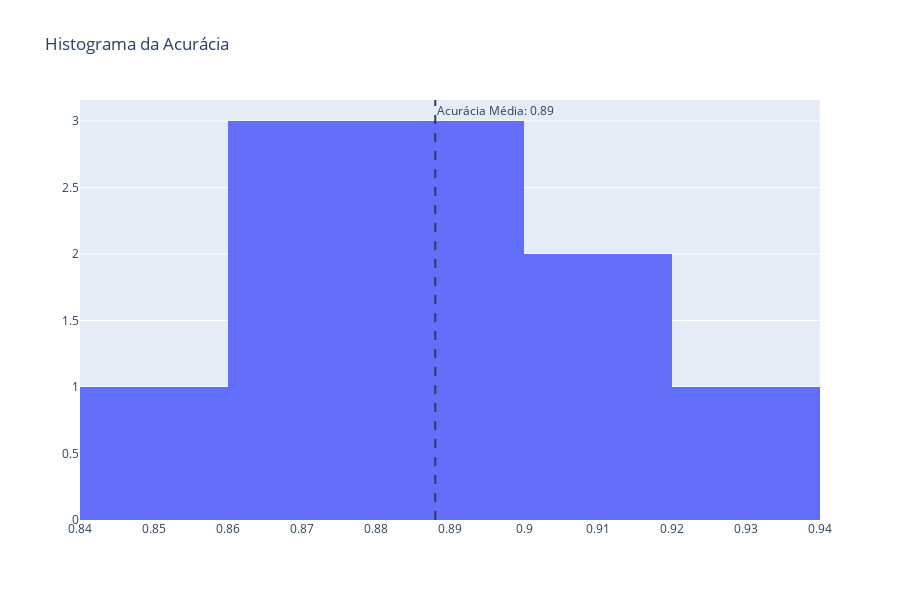

The code cell stored with this chart in its notebook:
### Code cell
knn_acc = knn_res['accuracies']

plot_accuracies(knn_acc)

### Figure 1 — Plotly figure (JSON) as saved in the notebook; plotly's stock layout.template omitted (floating-point values rounded to 4 significant figures)
{"data": [{"nbinsx": 5, "type": "histogram", "x": [0.9055, 0.8504, 0.874, 0.9291, 0.8661, 0.9055, 0.8976, 0.8819, 0.8968, 0.873]}], "layout": {"annotations": [{"showarrow": false, "text": "Acurácia Média: 0.89", "x": 0.888, "xanchor": "left", "xref": "x", "y": 1, "yanchor": "top", "yref": "y domain"}], "height": 600, "shapes": [{"line": {"dash": "dash"}, "type": "line", "x0": 0.888, "x1": 0.888, "xref": "x", "y0": 0, "y1": 1, "yref": "y domain"}], "title": {"text": "Histograma da Acurácia"}}}
